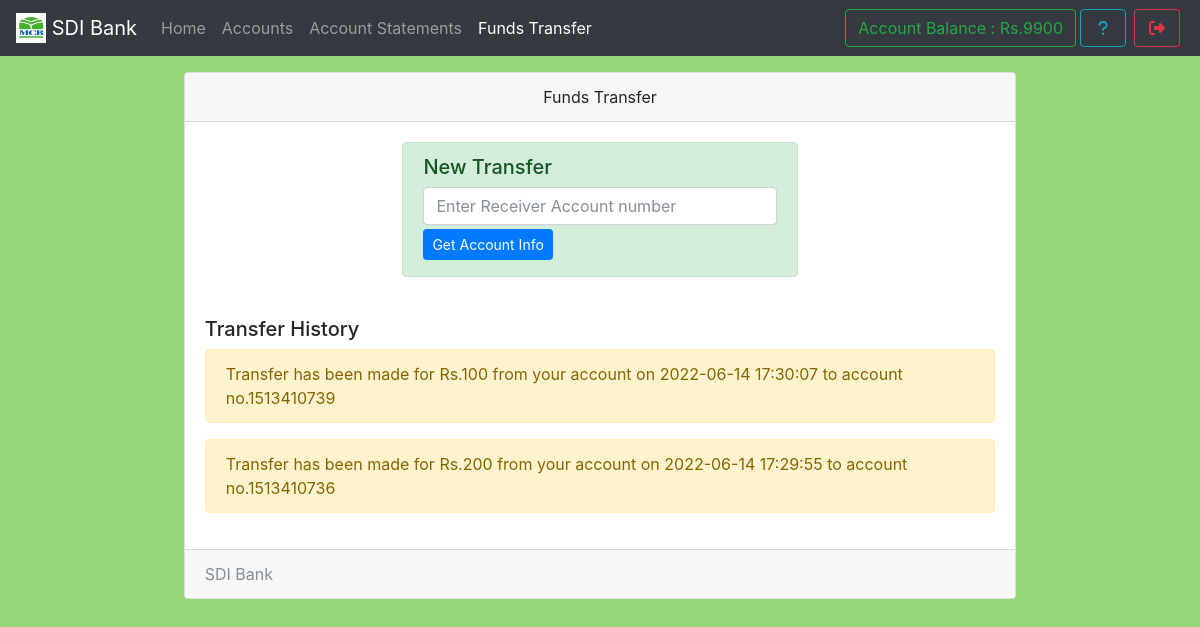
Page /transfer.php (signed in) on the committed database.
### tables this page shows
CREATE TABLE `useraccounts` (
  `id` int(11) NOT NULL,
  `email` text NOT NULL,
  `password` text NOT NULL,
  `name` varchar(111) NOT NULL,
  `balance` varchar(111) NOT NULL,
  `cnic` varchar(111) NOT NULL,
  `number` varchar(111) NOT NULL,
  `city` varchar(111) NOT NULL,
  `address` varchar(111) NOT NULL,
  `source` varchar(111) NOT NULL,
  `accountNo` varchar(111) NOT NULL,
  `branch` varchar(111) NOT NULL,
  `accountType` varchar(111) NOT NULL,
  `date` timestamp NOT NULL DEFAULT current_timestamp()
);

CREATE TABLE `transaction` (
  `transactionId` int(11) NOT NULL,
  `action` varchar(111) NOT NULL,
  `credit` varchar(111) NOT NULL,
  `debit` varchar(111) NOT NULL,
  `other` varchar(111) NOT NULL,
  `userId` int(11) NOT NULL,
  `date` timestamp NOT NULL DEFAULT current_timestamp()
);

### assets/db.php (called while the page is built, shortened)
<?php
    $con = new mysqli('localhost:3306','root','','mybank');
    $ar = $con->query("select * from userAccounts,branch where id = '$_SESSION[userId]' AND userAccounts.branch = branch.branchId");
    $userData = $ar->fetch_assoc();
?>

### transfer.php (the view, shortened to what this page needs)
<!DOCTYPE html>
<html>
<head>
  <?php require 'assets/autoloader.php'; ?>
  <?php require 'assets/db.php'; ?>
  <?php require 'assets/function.php'; ?>
</head>
<body style="background:#96D678;background-size: 100%">
<nav class="navbar navbar-expand-lg navbar-dark bg-dark fixed-top">
 <a class="navbar-brand" href="#">
    <img src="images/logo.png" width="30" height="30" class="d-inline-block align-top" alt="">
   <?php echo bankName; ?>
  </a>
  <div class="collapse navbar-collapse" id="navbarSupportedContent">
    <ul class="navbar-nav mr-auto">
      <li class="nav-item ">
        <a class="nav-link " href="index.php">Home <span class="sr-only">(current)</span></a>
      </li>
      <li class="nav-item ">  <a class="nav-link" href="accounts.php">Accounts</a></li>
      <li class="nav-item ">  <a class="nav-link" href="statements.php">Account Statements</a></li>
      <li class="nav-item active">  <a class="nav-link" href="transfer.php">Funds Transfer</a></li>
    </ul>
    <?php include 'sideButton.php'; ?>
  </div>
</nav><br><br><br>
<div class="container">
  <div class="card  w-75 mx-auto">
  <div class="card-header text-center">
    Funds Transfer
  </div>
  <div class="card-body">
      <form method="POST">
          <div class="alert alert-success w-50 mx-auto">
            <h5>New Transfer</h5>
            <input type="text" name="otherNo" class="form-control " placeholder="Enter Receiver Account number" required>
            <button type="submit" name="get" class="btn btn-primary btn-bloc btn-sm my-1">Get Account Info</button>
          </div>
      </form>
    <br>
    <h5>Transfer History</h5>
    <?php
      $array = $con->query("select * from transaction where userId = '$userData[id]' AND action = 'transfer' order by date desc");
      if ($array ->num_rows > 0)
      {
         while ($row = $array->fetch_assoc())
         {
            if ($row['action'] == 'transfer')
            {
              echo "<div class='alert alert-warning'>Transfer has been made for Rs.$row[debit] from your account on $row[date] to account no.$row[other]</div>";
            }
         }
      }
      else
        echo "<div class='alert alert-info'>No transaction made yet.</div>";
    ?>
  </div>
  <div class="card-footer text-muted">
   <?php echo bankName ?>
  </div>
</div>
</div>
</body>
</html>

### sideButton.php
<form class="form-inline my-2 my-lg-0">
        <a href="" class="btn btn-outline-success" data-toggle="tooltip" title="Your current Account Balance">Account Balance : Rs.<?php echo $userData['balance']; ?></a>
        <a href="feedback.php" data-toggle="tooltip" title="Help?" class="btn btn-outline-info mx-1" ><i class="fa fa-question fa-fw"></i></a>
        <a href="logout.php" data-toggle="tooltip" title="Logout" class="btn btn-outline-danger mx-1" ><i class="fa fa-sign-out fa-fw"></i></a>
</form>

### rows in the picture
useraccounts: balance "9900"
transaction: debit "100", date "2022-06-14 17:30:07", other "1513410739"
transaction: debit "200", date "2022-06-14 17:29:55", other "1513410736"

### other values in the picture
bankName "SDI Bank"
